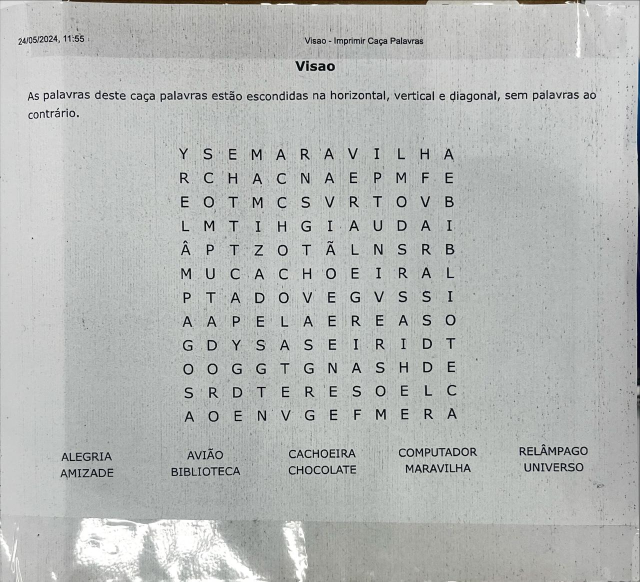
#> input picture img.jpeg, 1280 x 1163 px (shown at 1/2 size)
$ python -i teste_encontra_palavras.py   (imports and definitions only)
#> lines starting #> are read from the running program, lines starting #| are printed output that depends on the picture; after the words box and inside, x2 and y2 are one past the last pixel; in counts of white or black regions, pixels touching at a corner belong together
import cv2
import pytesseract #pip install pytesseract e site para baixar a api https://tesseract-ocr.github.io/tessdoc/Installation.html

import numpy as np
import matplotlib.pyplot as plt

pytesseract.pytesseract.tesseract_cmd = r"Caminho da pasta do tesseract ate o arquivo .exe"

# Carregar a imagem usando OpenCV

def encontra_palavras(image_path):

#> called with image_path = 'img.jpeg'
    image = cv2.imread(image_path)
#> image is the input picture: shape (1163, 1280, 3); mean B, G, R 181.7, 183.3, 180.6

    # Converter a imagem para escala de cinza
    gray_image = cv2.cvtColor(image, cv2.COLOR_BGR2GRAY)

    # Aplicar um limiar para binarizar a imagem
    _, binary_image = cv2.threshold(gray_image, 118, 255, cv2.THRESH_BINARY_INV)
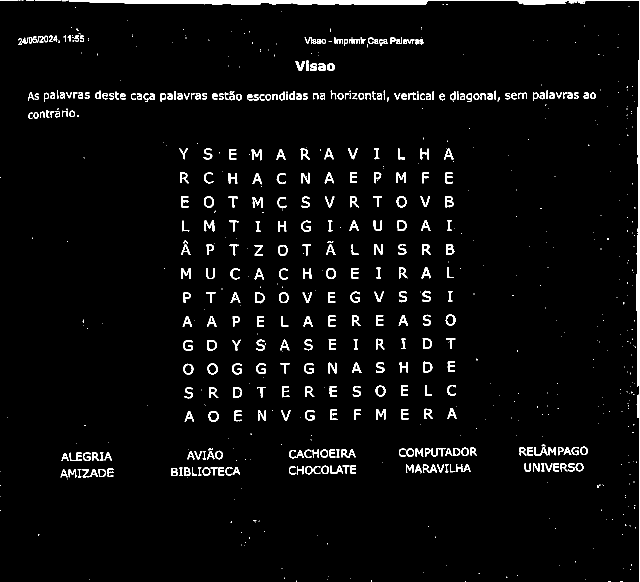
#> binary_image: shape (1163, 1280) (shown at 1/2 size); 3.5% white; 754 white regions (386 under 20 px), largest, box (x1, y1, x2, y2) and area: (138, 0, 1155, 9) 6592, (1273, 2, 1280, 1163) 4073, (409, 441, 429, 463) 216

    kernel = np.ones((1,1), np.uint8)
    morphed_image = cv2.morphologyEx(binary_image, cv2.MORPH_CLOSE, kernel)

    # Selecione a região das palavras conforme a sua necessidade
    #letras = binary_image[250:860, 300:1000]
    palavras=morphed_image[850:1000, 70:1700]
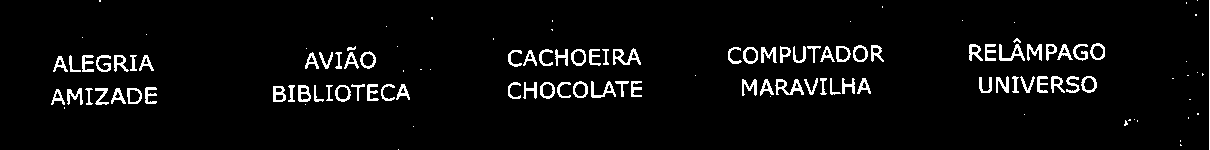
#> palavras: shape (150, 1210); 4.6% white in thin lines or dots
    # [10 lines of commented-out code are left out]
    custom_config = r'--oem 3 --psm 6'
#> (the run stopped early here; a loop or call above may not have finished)
